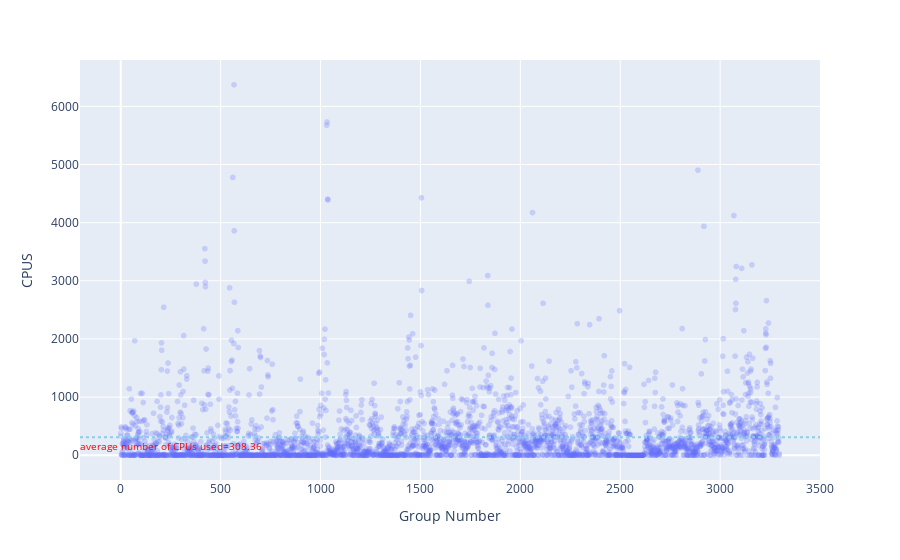

The code cell stored with this chart in its notebook:
### Code cell
# Sum the CPU values for each group
cpusum = result.groupby('group')['CPUS'].sum()
cpusum = pd.DataFrame(cpusum).reset_index()

# Plot total CPUs used in 20min before failure
fig5 = px.scatter(cpusum,
           x=cpusum['group'],
           y=cpusum['CPUS'],
           opacity=0.25,
           labels={'group':'Group Number', 'NODES':'Nodes used'},
           #title='It is unlikely that memory use is the direct cause of Unresponsive indicator'
           )
# Calculate average y value
avg_y = cpusum['CPUS'].mean()

# Add horizontal line at average y
fig5.add_hline(
    y=avg_y,
    line_dash="dot",
    line_color="skyblue",
    label=dict(
        text=f"average number of CPUs used={avg_y:.2f}",
        textposition='start',
        font=dict(size=10, color="RED"),
        yanchor="top",
    ),
)
# fig5.add_vrect(x0=20000, x1=40000, 
#               annotation_text="Fairly few CPUs used", annotation_position="top left",
#               fillcolor="green", opacity=0.25, line_width=0)

### Figure 1 — Plotly figure (JSON) as saved in the notebook; plotly's stock layout.template omitted (floating-point values rounded to 4 significant figures; data arrays with more than 128 entries replaced by an {"elided": "..."} marker saying what was removed)
{"data": [{"hovertemplate": "Group Number=%{x}<br>CPUS=%{y}<extra></extra>", "legendgroup": "", "marker": {"color": "#636efa", "opacity": 0.25, "symbol": "circle"}, "mode": "markers", "name": "", "showlegend": false, "type": "scattergl", "x": {"elided": "3297 int values"}, "xaxis": "x", "y": {"elided": "3297 int values"}, "yaxis": "y"}], "layout": {"legend": {"tracegroupgap": 0}, "margin": {"t": 60}, "shapes": [{"label": {"font": {"color": "RED", "size": 10}, "text": "average number of CPUs used=308.36", "textposition": "start", "yanchor": "top"}, "line": {"color": "skyblue", "dash": "dot"}, "type": "line", "x0": 0, "x1": 1, "xref": "x domain", "y0": 308.4, "y1": 308.4, "yref": "y"}], "xaxis": {"anchor": "y", "domain": [0, 1], "title": {"text": "Group Number"}}, "yaxis": {"anchor": "x", "domain": [0, 1], "title": {"text": "CPUS"}}}}
